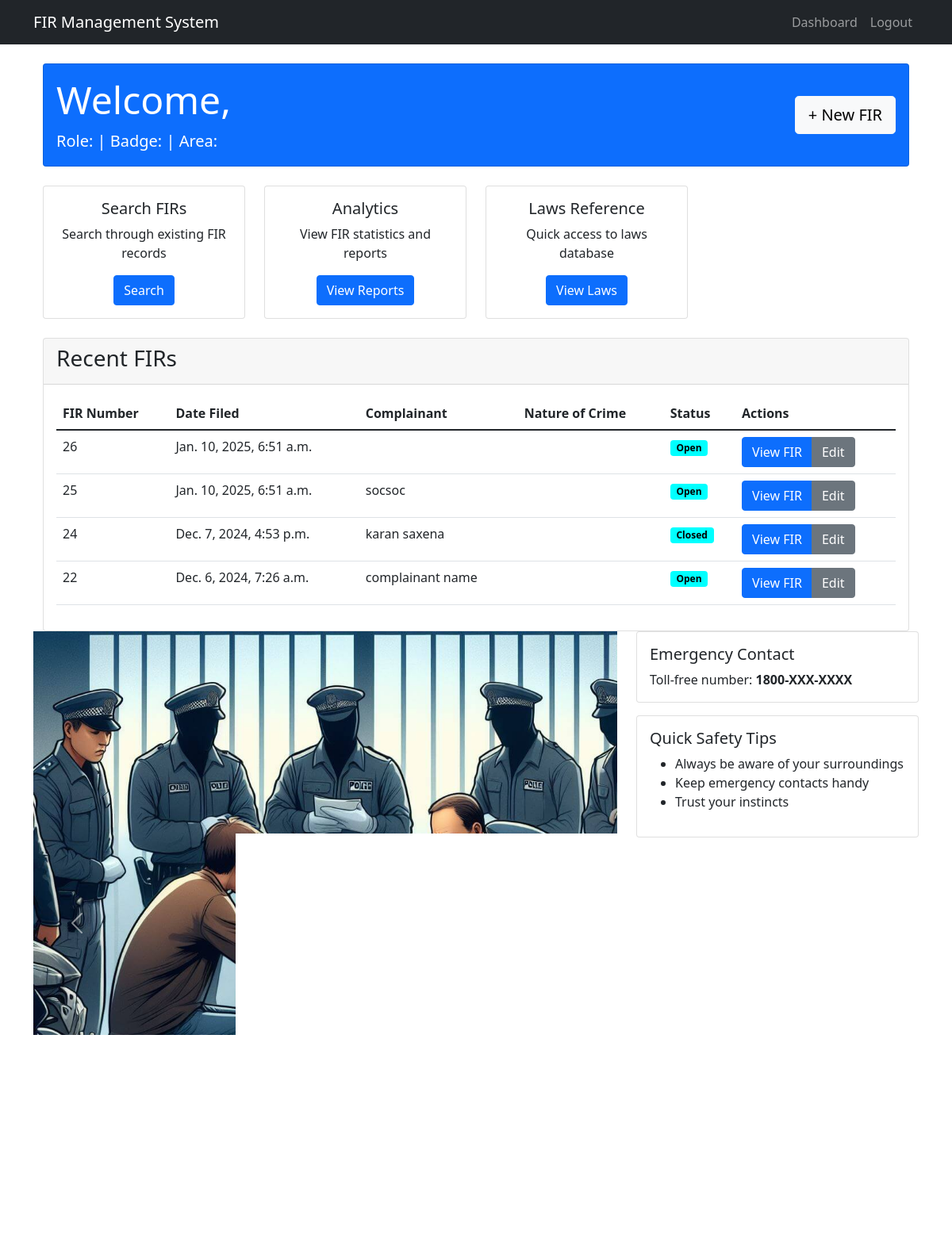
Screenshot of /dashboard/ (signed in) with the database file from the repository.
### accounts/models.py (models this page shows, shortened)
class FIR(models.Model):
    STATUS_CHOICES = [
        ('Open', 'Open'),
        ('In Progress', 'In Progress'),
        ('Closed', 'Closed'),
    ]
    suggested_sections = models.ManyToManyField(LawSection, blank=True, related_name='related_firs')
    number = models.AutoField(primary_key=True)
    date_filed = models.DateTimeField(auto_now_add=True)
    complainant_name = models.CharField(max_length=100)
    complainant_address = models.TextField()
    complainant_aadhar = models.CharField(max_length=12)
    complainant_phone = models.CharField(max_length=10)
    incident_place = models.CharField(max_length=200, blank=True, null=True)
    statement = models.TextField()
    audio_file = models.FileField(upload_to='fir_audio/', blank=True, null=True)
    status = models.CharField(max_length=20, choices=STATUS_CHOICES, default='Open')

### accounts/views.py (the view)
# urls.py: path('dashboard/', views.dashboard_view, name='dashboard'),
@login_required
def dashboard_view(request):
    recent_firs = FIR.objects.order_by('-date_filed')[:5]  # Get the 10 most recent FIRs
    return render(request, 'accounts/dashboard.html', {
        'recent_firs': recent_firs
    })

### accounts/templates/accounts/dashboard.html (shortened to what this page needs)
{% extends 'accounts/base.html' %}
{% load static %}
{% block content %}
<div class="container-fluid">
    <div class="row mb-4">
        <div class="col-12">
            <div class="card bg-primary text-white">
                <div class="card-body">
                    <div class="row align-items-center">
                        <div class="col">
                            <h1 class="display-5">Welcome, {{ user.get_full_name }}</h1>
                            <p class="lead mb-0">
                                Role: {{ user.role }} |
                                Badge: {{ user.badge_number }} |
                                Area: {{ user.jurisdiction_area }}
                            </p>
                        </div>
                        <div class="col-auto">
                            <button class="btn btn-light btn-lg" data-bs-toggle="modal" data-bs-target="#newFIRModal">
                                + New FIR
                            </button>
                        </div>
                    </div>
                </div>
            </div>
        </div>
    </div>
    <div class="row mb-4">
        <div class="col-md-3">
            <div class="card">
                <div class="card-body text-center">
                    <h5 class="card-title">Search FIRs</h5>
                    <p class="card-text">Search through existing FIR records</p>
                    <button class="btn btn-primary" data-bs-toggle="modal" data-bs-target="#searchModal">Search</button>
                </div>
            </div>
        </div>
        <div class="col-md-3">
            <div class="card">
                <div class="card-body text-center">
                    <h5 class="card-title">Analytics</h5>
                    <p class="card-text">View FIR statistics and reports</p>
                    <a href="#" class="btn btn-primary">View Reports</a>
                </div>
            </div>
        </div>
        <div class="col-md-3">
            <div class="card">
                <div class="card-body text-center">
                    <h5 class="card-title">Laws Reference</h5>
                    <p class="card-text">Quick access to laws database</p>
                    <a href="#" class="btn btn-primary">View Laws</a>
                </div>
            </div>
        </div>
    </div>
    <div class="row">
        <div class="col-12">
            <div class="card">
                <div class="card-header">
                    <h3 class="card-title">Recent FIRs</h3>
                </div>
                <div class="card-body">
                    <div class="table-responsive">
                        <table class="table table-hover">
                            <thead>
                                <tr>
                                    <th>FIR Number</th>
                                    <th>Date Filed</th>
                                    <th>Complainant</th>
                                    <th>Nature of Crime</th>
                                    <th>Status</th>
                                    <th>Actions</th>
                                </tr>
                            </thead>
                            <tbody>
                                {% if recent_firs %}
                                {% for fir in recent_firs %}
                                <tr>
                                    <td>{{ fir.number }}</td>
                                    <td>{{ fir.date_filed }}</td>
                                    <td>{{ fir.complainant_name }}</td>
                                    <td>{{ fir.crime_type }}</td>
                                    <td>
                                        <span class="badge bg-{{ fir.status_color }}" style="background-color: aqua; color: black;">
                                            {{ fir.status }}
                                        </span>
                                    </td>
                                    <td>
                                        <div class="btn-group">
                                            <a href="{% url 'view_fir' fir.number %}" class="btn btn-primary">View FIR</a>
                                            <button onclick="openEditModal('{{ fir.number }}')" class="btn btn-secondary">Edit</button>
                                        </div>
                                    </td>
                                </tr>
                                {% endfor %}
                                {% else %}
                                <tr>
                                    <td colspan="6" class="text-center">No recent FIRs found</td>
                                </tr>
                                {% endif %}
                            </tbody>
                        </table>
                    </div>
                </div>
            </div>
        </div>
    </div>
</div>
<div class="row mb-4">
    <div class="col-md-8">
        <div id="firCarousel" class="carousel slide" data-bs-ride="carousel">
            <div class="carousel-inner">
                <div class="carousel-item active">
                    <img src="{% static 'accounts/images/image1.jpg' %}" class="d-block w-100" alt="How to Register FIR">
                    <div class="carousel-caption d-none d-md-block">
                        <h5>How to Register an FIR</h5>
                        <p>Step-by-step guide to file an FIR</p>
                    </div>
                </div>
            </div>
            <button class="carousel-control-prev" type="button" data-bs-target="#firCarousel" data-bs-slide="prev">
                <span class="carousel-control-prev-icon" aria-hidden="true"></span>
            </button>
            <button class="carousel-control-next" type="button" data-bs-target="#firCarousel" data-bs-slide="next">
                <span class="carousel-control-next-icon" aria-hidden="true"></span>
            </button>
        </div>
    </div>
    <div class="col-md-4">
        <div class="card mb-3">
            <div class="card-body">
                <h5 class="card-title">Emergency Contact</h5>
                <p class="card-text">Toll-free number: <strong>1800-XXX-XXXX</strong></p>
            </div>
        </div>
        <div class="card">
            <div class="card-body">
                <h5 class="card-title">Quick Safety Tips</h5>
                <ul>
                    <li>Always be aware of your surroundings</li>
                    <li>Keep emergency contacts handy</li>
                    <li>Trust your instincts</li>
                </ul>
            </div>
        </div>
    </div>
</div>
{% endblock %}

### accounts/templates/accounts/base.html (shortened to what this page needs)
<!DOCTYPE html>
<html>
<head>
    <link href="https://cdn.jsdelivr.net/npm/bootstrap@5.1.3/dist/css/bootstrap.min.css" rel="stylesheet">
</head>
<body>
    <nav class="navbar navbar-expand-lg navbar-dark bg-dark">
        <div class="container">
            <a class="navbar-brand" href="/">FIR Management System</a>
            <div class="collapse navbar-collapse" id="navbarNav">
                <ul class="navbar-nav ms-auto">
                    {% if user.is_authenticated %}
                        <li class="nav-item">
                            <a class="nav-link" href="{% url 'dashboard' %}">Dashboard</a>
                        </li>
                        <li class="nav-item">
                            <a class="nav-link" id="logoutBtn" href="{% url 'logout' %}">Logout</a>
                        </li>
                    {% endif %}
                </ul>
            </div>
        </div>
    </nav>
    <div class="container mt-4">
        {% block content %}
        {% endblock %}
    </div>
</body>
</html>

### rows the page displays
FIR: number "26", date_filed "Jan. 10, 2025, 6:51 a.m.", status "Open"
FIR: number "25", date_filed "Jan. 10, 2025, 6:51 a.m.", complainant_name "socsoc", status "Open"
FIR: number "24", date_filed "Dec. 7, 2024, 4:53 p.m.", complainant_name "karan saxena", status "Closed"
FIR: number "22", date_filed "Dec. 6, 2024, 7:26 a.m.", complainant_name "complainant name", status "Open"
